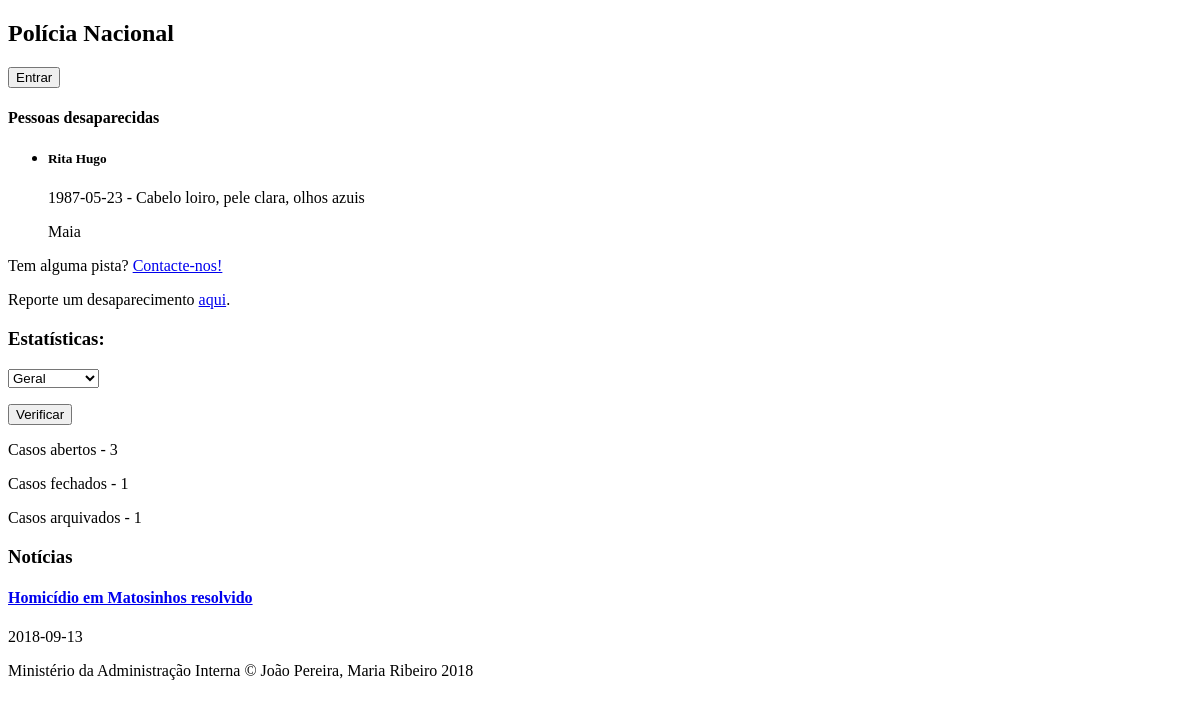
/public.php, run on an earlier commit of the app's database.
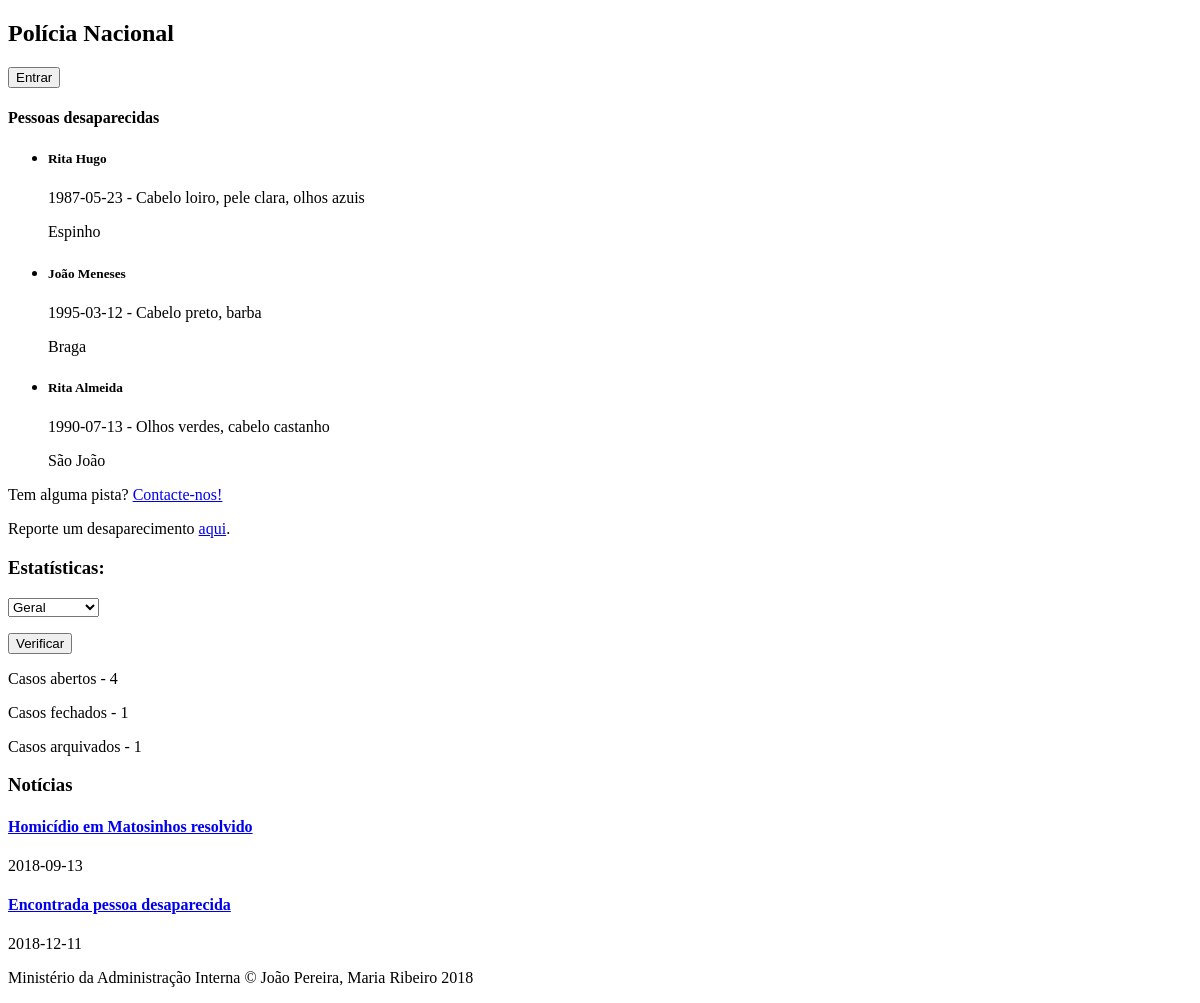
And on a later commit of the database.
### tables this page shows
CREATE TABLE person (
    nif INTEGER PRIMARY KEY,
    name VARCHAR NOT NULL,
    gender VARCHAR NOT NULL,
    birthdate date NOT NULL,
    naturality VARCHAR NOT NULL,
    adress VARCHAR,
    physical_description VARCHAR,
    weight INTEGER,
    height INTEGER
);

CREATE TABLE occurrences (
    id INTEGER PRIMARY KEY,
    type integer REFERENCES occ_type NOT NULL,
    title VARCHAR NOT NULL,
    chief_detective VARCHAR REFERENCES personnel,
    state VARCHAR REFERENCES states NOT NULL ,
    oppening_date date NOT NULL,
    location VARCHAR NOT NULL,
    description VARCHAR NOT NULL,
    station VARCHAR REFERENCES stations NOT NULL
);

CREATE TABLE news (
    id INTEGER PRIMARY KEY,
    title VARCHAR NOT NULL,
    text VARCHAR NOT NULL,
    date DATE NOT NULL
);

### database/connection.php (called while the page is built, shortened)
<?php $db = new PDO('sqlite:database/database.db');
function getMissingPeople() {
  global $db;
  $query = $db->prepare('SELECT person.* FROM person JOIN referenced ON person.nif=nif_person JOIN occurrences ON id_occurrence=occurrences.id WHERE occurrences.state=? AND occurrences.type=? AND referenced.type=?');
  $query->execute(array('Aberto', 12, 'Vítima'));
  return $query->fetchAll();
}
function getOccByMissingPerson($nif) {
  global $db;
  $query = $db->prepare('SELECT occurrences.* FROM occurrences JOIN referenced ON occurrences.id=id_occurrence JOIN person ON nif_person=person.nif WHERE occurrences.state=? AND occurrences.type=? AND referenced.type=? AND person.nif=?');
  $query->execute(array('Aberto', 12, 'Vítima', $nif));
  return $query->fetch();
}
function CountOccurrencesByState($state) {
  global $db;
  $query = $db->prepare('SELECT count(occurrences.id) FROM occurrences WHERE state=?');
  $query->execute([$state]);
  return $query->fetch();
}
function GetNews() {
  global $db;
  $query = $db->prepare('SELECT * FROM news');
  $query->execute();
  return $query->fetchAll();
}

### public.php (the view, shortened to what this page needs)
<?php
include_once('database/connection.php');
$missings = getMissingPeople();
$news = GetNews();
?>
<!DOCTYPE html>
<html>
<header id="header_public">
    <h2>Polícia Nacional</h2>
    <button type="log_in" onclick="location.href='log_in.php'">Entrar</button>
<header>
<aside id=missing>
    <h4>Pessoas desaparecidas</h4>
    <?php if (isset($missings)) { ?>
    <ul>
        <?php foreach($missings as $missing) {
            $nif=$missing['nif'];
            $occurrence = getOccByMissingPerson($nif);
            echo '<li><h5>' . $missing['name'] . '</h5><p>' . $missing['birthdate'] . ' - ' . $missing['physical_description'] . '</p><p>' . $occurrence['location'] . '</p>';
        } ?>
    </ul>
    <p>Tem alguma pista? <a href="contact.php">Contacte-nos!</a></p>
    <p>Reporte um desaparecimento <a href="missing_person_submition.php">aqui</a>.</p>
    <?}?>
</aside>
<body id="header_body">
    <div id=stat_form>
        <form class="stats" action="stats.php" method="post">
            <h3> Estatísticas: </h3>
            <p><select name="station">
                    <option value="geral">Geral</option>
            </select></p>
            <input type="submit" value="Verificar">
        </form>
    </div>
    <div id="stats">
        <?php if (isset($_GET['station']) and $_GET['station']!='geral'){
            $id=$_GET['station'];
            $station=GetStationByID($id);
            echo '<h3>' . $station['name'] . '</h3>';
            echo '<p>Casos abertos - ' . CountOccurrencesByStateAndStation('Aberto', $station)[0] . '</p>';
            echo '<p>Casos fechados - ' . CountOccurrencesByStateAndStation('Fechado', $station)[0] . '</p>';
            echo '<p>Casos arquivados - ' . CountOccurrencesByStateAndStation('Arquivado', $station)[0] . '</p>';
        }
        else {
            echo '<p>Casos abertos - ' . CountOccurrencesByState('Aberto')[0] . '</p>';
            echo '<p>Casos fechados - ' . CountOccurrencesByState('Fechado')[0] . '</p>';
            echo '<p>Casos arquivados - ' . CountOccurrencesByState('Arquivado')[0] . '</p>';
        } ?>
    </div>
    <div id="news">
        <h3>Notícias</h3>
        <?php
        foreach($news as $new) {
            echo "<a href='news.php?id=" . $new['id'] . "'>" . "<h4>" . $new['title'] . "</h4></a>";
            echo '<footer>' . $new['date'] . '</footer>';
        }
        ?>
    </div>
</body>
<?php include_once('common/footer.php'); ?>
</html>

What changed in the data, as far as the page shows it:
changed through a linked row, person "Cabelo loiro, pele clara, olhos azuis": occurrences.location "Maia" → "Espinho"
now on this page (row edited): person: name "João Meneses", birthdate "1995-03-12", physical_description "Cabelo preto, barba", occurrences.location "Braga"
now on this page (row edited): person: name "Rita Almeida", birthdate "1990-07-13", physical_description "Olhos verdes, cabelo castanho", occurrences.location "São João"
added news: title "Encontrada pessoa desaparecida", date "2018-12-11"
Also different on the page:
CountOccurrencesByState('Aberto')[0]: "3" → "4"
